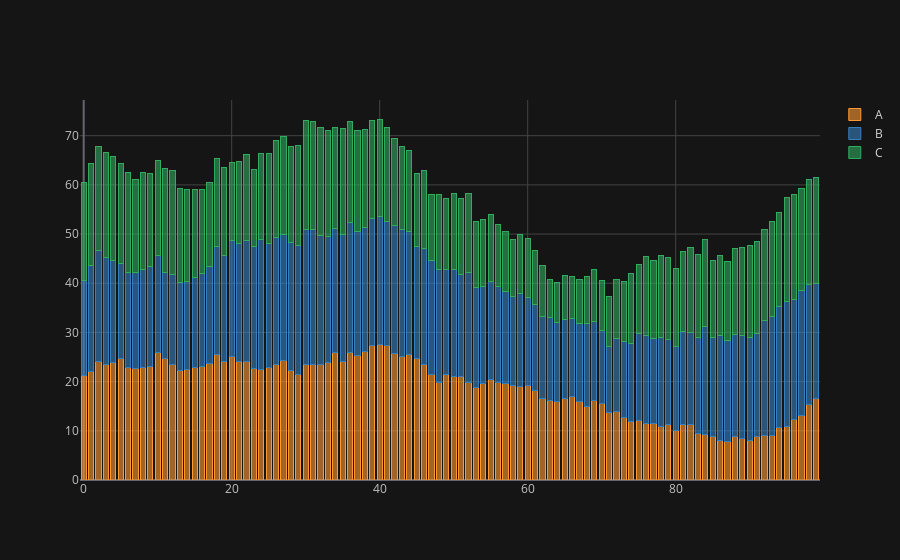

The notebook cell saved with this chart:
### Code cell
cf.set_config_file(theme='solar')
df.iplot(kind='bar',barmode='stack',bargap=0.3)
#barmode='stack' it will try to plot a bar one top of the other
#bargap= 0.1 it will try to control your bar width
